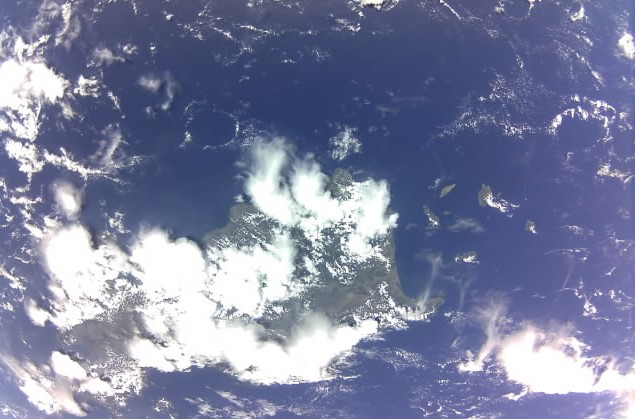
#> input picture horizon_detection/B3_ER_640x480_46.jpg, 635 x 419 px
$ python horizon_demo.py
#> lines starting #> are read from the running program, lines starting #| are printed output that depends on the picture
#> in test_image, img is the input picture: shape (419, 635, 3); mean B, G, R 159.8, 129.7, 124
import cv2
import os
import numpy as np

def sat_horizon_present(img, brightness_diff_thresh=80):
#> called with brightness_diff_thresh = 80
    gray = cv2.cvtColor(img, cv2.COLOR_BGR2GRAY)
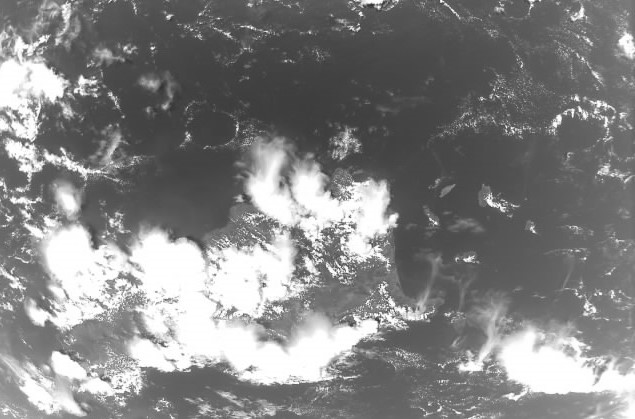
#> gray: shape (419, 635); min 48, max 255, mean 131.4
    h, w = gray.shape
#> h = 419; w = 635
    max_diff = 0
    best_split = -1

    # Try splits from 20% to 80% of image height
    for split in range(int(0.2 * h), int(0.8 * h), int(h * 0.05)):
        top = gray[:split, :]
        bottom = gray[split:, :]
        if top.size == 0 or bottom.size == 0:
            continue
        top_mean = top.mean()
        bot_mean = bottom.mean()
        diff = abs(top_mean - bot_mean)
        if diff > max_diff:
            max_diff = diff
            best_split = split
#> this loop made 13 passes
#> (top_mean, bot_mean, diff, max_diff) on passes 1 to 9: (98.97, 139.4, 40.48, 40.48), (99.11, 142, 42.86, 42.86), (98.06, 145.3, 47.24, 47.24), (97.36, 149.1, 51.73, 51.73), (97.86, 152.8, 54.94, 54.94), (98.91, 156.6, 57.73, 57.73), (101.5, 159.6, 58.15, 58.15), (104.2, 162.5, 58.31, 58.31), (106.8, 165.4, 58.62, 58.62)
#> (top_mean, bot_mean, diff) on passes 10 to 13: (111.1, 165.8, 54.69), (114.8, 166.1, 51.38), (117.9, 166.8, 48.87), (120.9, 166.8, 45.83)
#> pass 1, in sat_horizon_present, `top = gray[:split, :]`:
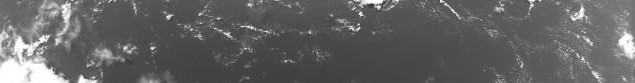
#> top: shape (83, 635); min 48, max 255, mean 99
#> pass 1, in sat_horizon_present, `bottom = gray[split:, :]`:
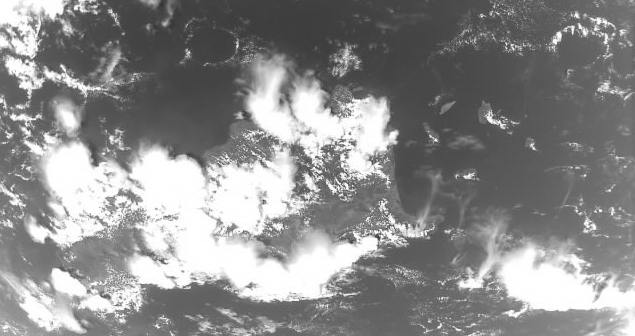
#> bottom: shape (336, 635); min 49, max 255, mean 139.4
#> pass 2, in sat_horizon_present, `top = gray[:split, :]`:
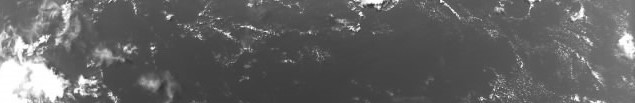
#> top: shape (103, 635); min 48, max 255, mean 99.1
#> pass 2, in sat_horizon_present, `bottom = gray[split:, :]`:
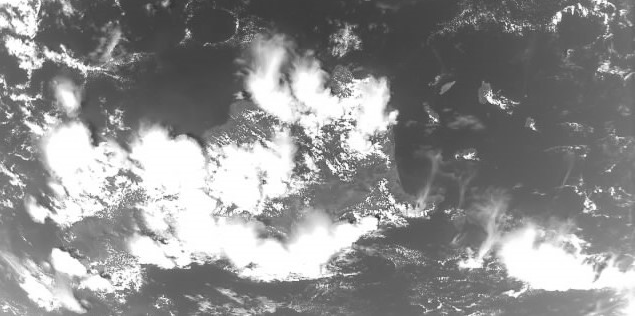
#> bottom: shape (316, 635); min 51, max 255, mean 142
#> after the loop, best_split = 243; max_diff = 58.62

    #print(f"Max brightness diff: {max_diff:.2f} at row {best_split}")
    return max_diff > brightness_diff_thresh


def test_image(path):
    img = cv2.imread(path)
    if img is None:
        print(f"[ERROR] Could not read image: {path}")
        return
    result = sat_horizon_present(img)
#> result = False
    status = "Horizon Detected" if result else "No Horizon"
#> status = 'No Horizon'
    #print(f"{path}: {status}")

if __name__ == "__main__":
    # Change this to a folder or list of satellite images
    test_images = [
        "B3_ER_640x480_46.jpg",
        "B3_HZ_640x480_35.jpg"
    ]

    for img_path in test_images:
        test_image(img_path)
#> pass 2 of the loop `for img_path in test_images:`:
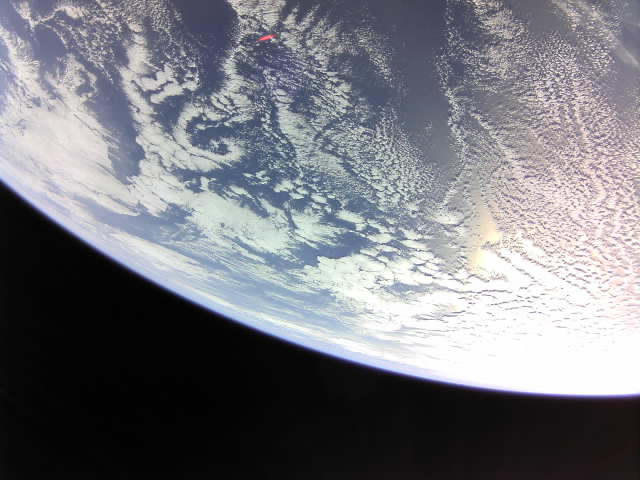
#> input picture horizon_detection/B3_HZ_640x480_35.jpg, 640 x 480 px
#> in test_image, img is the input picture: shape (480, 640, 3); mean B, G, R 126.6, 120.5, 119.6
#> gray: shape (480, 640)
#> the loop in sat_horizon_present (call 2), `for split in range(int(0.2 * h), int(0.8 * h), int(h * 0.05)):` made 12 passes
#> (top_mean, bot_mean, diff, max_diff) on passes 1 to 8: (123, 120.4, 2.61, 2.61), (127.3, 118.8, 8.51, 8.51), (131.8, 116.3, 15.53, 15.53), (136.9, 112.4, 24.51, 24.51), (141.1, 107.5, 33.67, 33.67), (144.8, 101.4, 43.37, 43.37), (147.7, 94.21, 53.44, 53.44), (149.6, 85.93, 63.65, 63.65)
#> pass 1, in sat_horizon_present (call 2), `bottom = gray[split:, :]`:
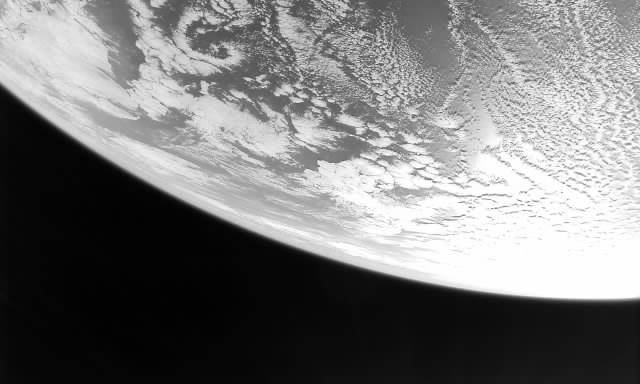
#> bottom: shape (384, 640); min 2, max 255, mean 120.4
#> pass 2, in sat_horizon_present (call 2), `bottom = gray[split:, :]`:
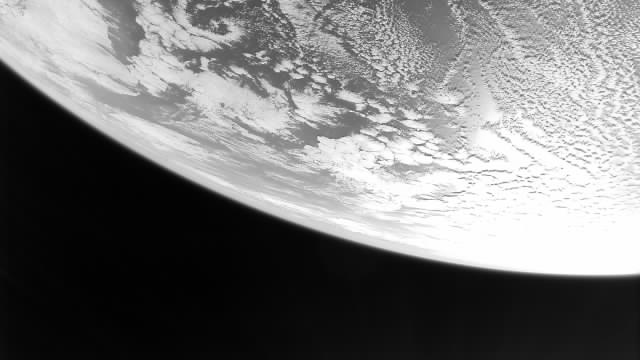
#> bottom: shape (360, 640); min 2, max 255, mean 118.8
#> after the loop in sat_horizon_present (call 2), `for split in range(int(0.2 * h), int(0.8 * h), int(h * 0.05)):`: best_split = 360; max_diff = 116.4
#> result = True
#> status = 'Horizon Detected'
